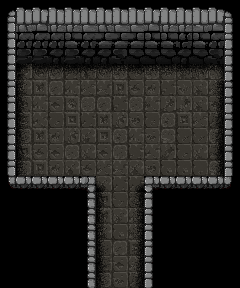

Below is a game level as drawn by its tile map, then a one-line description and the .tmx file that defines it, in full:
An orthogonal 15x18 tile map with 16x16 px tiles, 4 tile layers (Ground, Wall, Front, Decoration), 5 tilesets.

<map version="1.10" tiledversion="1.10.1" orientation="orthogonal" renderorder="right-down" width="15" height="18" tilewidth="16" tileheight="16" infinite="0" nextlayerid="5" nextobjectid="1">
 <tileset firstgid="1" name="dungeon1_walls_tilesheet" tilewidth="16" tileheight="16" tilecount="65" columns="13">
  <image source="../../textures/tilemap/dungeon1/dungeon1_walls.png" width="208" height="80" />
 </tileset>
 <tileset firstgid="66" name="dungeon1_walls_pit_tilesheet" tilewidth="16" tileheight="16" tilecount="35" columns="5">
  <image source="../../textures/tilemap/dungeon1/dungeon1_walls_pit.png" width="80" height="112" />
 </tileset>
 <tileset firstgid="101" name="dungeon1_walls_pillar_tilesheet" tilewidth="16" tileheight="16" tilecount="18" columns="3">
  <image source="../../textures/tilemap/dungeon1/dungeon1_walls_pillar.png" width="48" height="96" />
 </tileset>
 <tileset firstgid="119" name="dungeon1_grey_floor" tilewidth="16" tileheight="16" tilecount="96" columns="12">
  <image source="../../textures/tilemap/dungeon1/dungeon1_grey_floor.png" width="192" height="128" />
 </tileset>
 <tileset firstgid="215" name="dungeon1_tile_shading_tilesheet" tilewidth="16" tileheight="16" tilecount="25" columns="5">
  <image source="../../textures/tilemap/dungeon1/dungeon1_tile_shading.png" width="80" height="80" />
 </tileset>
 <layer id="1" name="Ground" width="15" height="18">
  <data encoding="csv">
0,0,0,0,0,0,0,0,0,0,0,0,0,0,0,
0,0,0,0,0,0,0,0,0,0,0,0,0,0,0,
0,0,0,0,0,0,0,0,0,0,0,0,0,0,0,
0,0,0,0,0,0,0,0,0,0,0,0,0,0,0,
0,192,194,162,204,143,198,182,203,182,174,143,168,206,0,
0,167,157,158,197,121,173,181,170,146,160,198,143,121,0,
0,122,197,194,161,138,158,160,206,145,124,196,143,170,0,
0,133,125,203,205,204,157,168,122,155,182,209,121,156,0,
0,162,157,146,168,119,137,182,197,174,210,159,159,206,0,
0,185,170,194,206,167,194,162,180,193,144,203,167,184,0,
0,162,181,146,191,170,121,173,147,122,183,183,131,210,0,
0,0,0,0,0,0,147,204,204,0,0,0,0,0,0,
0,0,0,0,0,0,137,135,183,0,0,0,0,0,0,
0,0,0,0,0,0,157,123,197,0,0,0,0,0,0,
0,0,0,0,0,0,119,183,145,0,0,0,0,0,0,
0,0,0,0,0,0,159,158,209,0,0,0,0,0,0,
0,0,0,0,0,0,160,194,173,0,0,0,0,0,0,
0,0,0,0,0,0,182,174,156,0,0,0,0,0,0
</data>
 </layer>
 <layer id="2" name="Wall" width="15" height="18">
  <data encoding="csv">
1,5,3,2,2,4,4,2,2,3,5,4,2,4,13,
27,18,19,17,17,16,18,16,16,19,17,17,15,19,39,
40,30,30,30,28,30,29,32,29,28,28,31,28,30,65,
40,41,41,43,41,43,43,44,45,42,45,43,45,44,65,
27,0,0,0,0,0,0,0,0,0,0,0,0,0,65,
14,0,0,0,0,0,0,0,0,0,0,0,0,0,26,
40,0,0,0,0,0,0,0,0,0,0,0,0,0,52,
53,0,0,0,0,0,0,0,0,0,0,0,0,0,52,
14,0,0,0,0,0,0,0,0,0,0,0,0,0,52,
27,0,0,0,0,0,0,0,0,0,0,0,0,0,65,
14,0,0,0,0,0,0,0,0,0,0,0,0,0,39,
96,97,97,97,97,103,0,0,0,101,97,97,97,99,100,
0,0,0,0,0,76,0,0,0,95,0,0,0,0,0,
0,0,0,0,0,71,0,0,0,80,0,0,0,0,0,
0,0,0,0,0,91,0,0,0,90,0,0,0,0,0,
0,0,0,0,0,76,0,0,0,95,0,0,0,0,0,
0,0,0,0,0,81,0,0,0,80,0,0,0,0,0,
0,0,0,0,0,71,0,0,0,90,0,0,0,0,0
</data>
 </layer>
 <layer id="3" name="Front" width="15" height="18">
  <data encoding="csv">
0,0,0,0,0,0,0,0,0,0,0,0,0,0,0,
0,0,0,0,0,0,0,0,0,0,0,0,0,0,0,
0,0,0,0,0,0,0,0,0,0,0,0,0,0,0,
0,0,0,0,0,0,0,0,0,0,0,0,0,0,0,
0,0,0,0,0,0,0,0,0,0,0,0,0,0,0,
0,0,0,0,0,0,0,0,0,0,0,0,0,0,0,
0,0,0,0,0,0,0,0,0,0,0,0,0,0,0,
0,0,0,0,0,0,0,0,0,0,0,0,0,0,0,
0,0,0,0,0,0,0,0,0,0,0,0,0,0,0,
0,0,0,0,0,0,0,0,0,0,0,0,0,0,0,
0,0,0,0,0,0,0,0,0,0,0,0,0,0,0,
0,0,0,0,0,0,0,0,0,0,0,0,0,0,0,
0,0,0,0,0,0,0,0,0,0,0,0,0,0,0,
0,0,0,0,0,0,0,0,0,0,0,0,0,0,0,
0,0,0,0,0,0,0,0,0,0,0,0,0,0,0,
0,0,0,0,0,0,0,0,0,0,0,0,0,0,0,
0,0,0,0,0,0,0,0,0,0,0,0,0,0,0,
0,0,0,0,0,0,0,0,0,0,0,0,0,0,0
</data>
 </layer>
 <layer id="4" name="Decoration" width="15" height="18">
  <data encoding="csv">
0,0,0,0,0,0,0,0,0,0,0,0,0,0,0,
0,0,0,0,0,0,0,0,0,0,0,0,0,0,0,
0,0,0,0,0,0,0,0,0,0,0,0,0,0,0,
0,0,0,0,0,0,0,0,0,0,0,0,0,0,0,
0,215,221,221,218,222,221,217,218,217,217,218,221,220,0,
0,1610612953,0,0,0,0,0,0,0,0,0,0,0,3758096601,0,
0,1610612959,0,0,0,0,0,0,0,0,0,0,0,3758096600,0,
0,1610612957,0,0,0,0,0,0,0,0,0,0,0,3758096607,0,
0,1610612957,0,0,0,0,0,0,0,0,0,0,0,3758096607,0,
0,1610612959,0,0,0,0,0,0,0,0,0,0,0,3758096606,0,
0,1610612953,0,0,0,0,0,0,0,0,0,0,0,3758096600,0,
0,0,0,0,0,0,3221225698,0,1073742050,0,0,0,0,0,0,
0,0,0,0,0,0,1610612959,0,3758096605,0,0,0,0,0,0,
0,0,0,0,0,0,1610612952,0,3758096601,0,0,0,0,0,0,
0,0,0,0,0,0,1610612953,0,3758096601,0,0,0,0,0,0,
0,0,0,0,0,0,1610612952,0,3758096600,0,0,0,0,0,0,
0,0,0,0,0,0,1610612958,0,3758096600,0,0,0,0,0,0,
0,0,0,0,0,0,1610612957,0,3758096607,0,0,0,0,0,0
</data>
 </layer>
</map>
